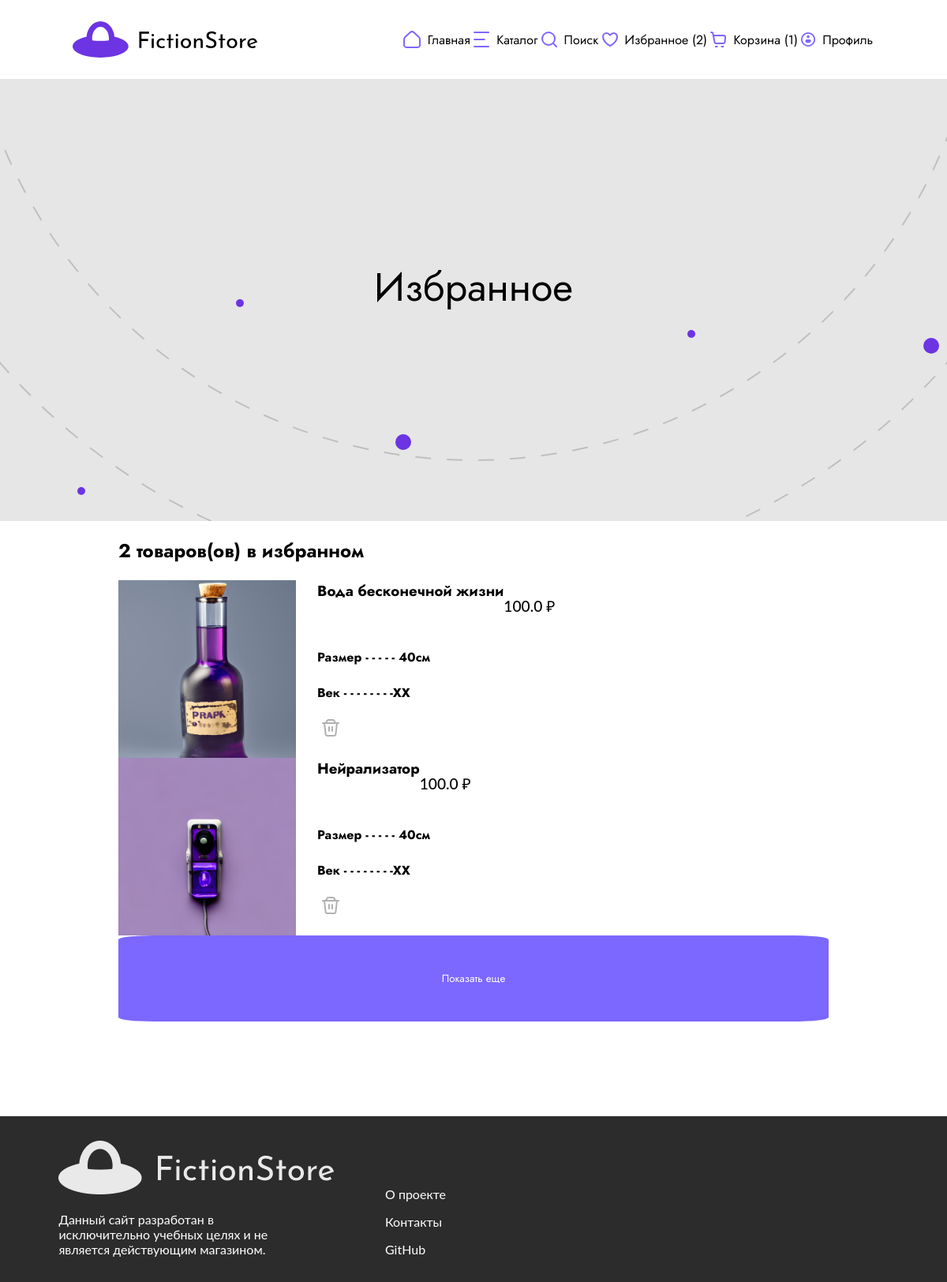
Page /favourites (signed in) on the committed database.
### app/models.py (models this page shows)
class Item(db.Model):
    __tablename__ = "item"
    id              = db.Column(db.Integer, primary_key=True)
    title           = db.Column(db.String(100), nullable=False)
    price           = db.Column(db.Float, nullable=False)
    description     = db.Column(db.String(1000), nullable=False)
    images          = db.Column(db.JSON) # [ "str", ... ]
    colors          = db.Column(db.JSON) # [ "str", ... ]
    science         = db.Column(db.JSON) # [ "str", ... ]
    comments        = db.relationship("Comment", backref="item")

### app/controllers.py (the view)
@app.route('/favourites')
def favourites():
    if user := authToken(request):
        favourites = user.favourites
    elif (ids := request.cookies.get('favourites')):
        favourites = db.session.query(Item).filter(Item.id.in_(ids.split(',')[:-1])).all()
    else:
        favourites = 0
    favs_len, basket_len = favs_basket_len(user, request.cookies)
    return render_template('favourites.html', favs_len=favs_len,
                           basket_len=basket_len, favourites=favourites)

### app/controllers.py (called while the page is built)
def authToken(request):
    token = request.cookies.get('token')
    if token and (user := db.session.query(User).filter_by(token=token).first()):
        return user
    return False

def favs_basket_len(user, cookies):
    if user:
        return len(user.favourites), len(user.basket)
    return len(cookies.get('favourites') or "")//2, len(cookies.get('basket') or "")//2

### app/templates/favourites.html (shortened to what this page needs)
<!DOCTYPE html>
<html lang="en">
<head>
    <link rel="stylesheet" href="static/styles/style.css">
</head>
<body>
    <header>
        <div class="navigator">
            <a href="/" style="display: contents;"><img src="static/img/gui/logo.svg"></a>
            <nav class="hide">
                <span>
                    <img src="static/img/gui/home.svg">
                    <a href="/">Главная</a>
                </span>
                <span>
                    <img src="static/img/gui/Catalog.svg">
                    <a href="catalog">Каталог</a>
                </span>
                <span>
                    <img src="static/img/gui/Search.svg">
                    <a href="/#search">Поиск</a>
                </span>
                <span>
                    <img src="static/img/gui/favourite.svg">
                    <a href="favourites">Избранное ({{ favs_len }})</a>
                </span>
                <span>
                    <img src="static/img/gui/backets.svg">
                    <a href="basket">Корзина ({{ basket_len }})</a>
                </span>
                <span>
                    <img src="static/img/gui/Profile.svg">
                    <a href="profile">Профиль</a>
                </span>
            </nav>
        </div>
    </header>
    <main>
        <h1>Избранное</h1>
    </main>
    <div class="types">
        <div class="catalog">
            {% if favourites %}
                <h2>{{ favourites|length }} товаров(ов) в избранном</h2>
                {% for item in favourites %}
                <div class="item" id="item{{ item.id }}">
                    <span>
                        <img src="/static/img/items/{{ item.images.0 }}" height="auto" width="25%">
                        <div class="character">
                            <span>
                                <h3 style="margin:0;">{{ item.title }}</h3>
                                <div class="price">
                                    <p>{{ item.price }} ₽</p>
                                </div>
                            </span>
                            <div class="characteristic">
                                <h4>Размер - - - - - 40см</h4>
                                <h4>Век - - - - - - - -XX</h4>
                            </div>
                                <button style="background:none;border:none;" value="{{ item.id }}" onclick="removeFromFav(this.value)">
                                    <img src="static/img/gui/delete.svg">
                                </button>
                        </div>
                    </span>
                </div>
                {% endfor %}
            {% endif %}
            <button><a href="#">Показать еще</a>
            </button>
        </div>
    </div>
    <footer>
        <div class="annotation">
            <img src="static/img/gui/white_logo.png">
            <p>Данный сайт разработан в исключительно учебных целях и не является действующим магазином.</p>
        </div>
        <div class="nav_footer">
            <a href="https://github.com/BeidinaDaria/Fiction-store/blob/main/README.md">
                <p>О проекте</p>
            </a>
            <a href="https://github.com/BeidinaDaria/Fiction-store/blob/main/README.md">
                <p>Контакты</p>
            </a>
            <a href="https://github.com/BeidinaDaria/Fiction-store.git">
                <p>GitHub</p>
            </a>
        </div>
    </footer>
</body>
</html>

### app/static/styles/style.css (style rules this page uses)
body, html { margin: 0; overflow-x: hidden; }
* { font-family: 'Jost', sans-serif; }
@media (min-width: 900px) { span { display: flex; flex-direction: row; } }
@media (min-width: 900px) { p { font-family: lato, Arial, Helvetica, sans-serif; } }
@media (min-width: 900px) { a { text-decoration: none; } }
@media (min-width: 900px) { header { display: flex; flex-direction: column; background: #FAF8F8; margin-bottom: 0; height: 100px; } }
@media (min-width: 900px) { header > .navigator > .hide > span { height: 100px; margin: 50px 0; } }
@media (min-width: 900px) { header > .navigator, header > .navigator > nav { background: #ffffff; display: flex; flex-direction: row; justify-content: space-around; height: 100%; align-items: center; } }
@media (min-width: 900px) { header > .navigator > nav { width: 50%; height: 25%; vertical-align: middle; background: none; } }
@media (min-width: 900px) { header > .navigator > a { display: none; } }
@media (min-width: 900px) { header a { color: #000; } }
@media (min-width: 900px) { .hide > span { display: flex; align-items: center; } }
@media (min-width: 900px) { .hide > span > img { padding-right: 8px; } }
@media (min-width: 900px) { main { height: 70vh; background: url(../img/gui/kruzhochki.svg); background-position: center; background-repeat: no-repeat; background-attachment: scroll; margin-top: 0; display: flex; flex-direction: column; justify-content: center; align-items: center; background-color: #E6E6E6; } }
@media (min-width: 900px) { main > h1 { margin-top: 0; width: 50%; text-align: center; font-size: 50px; font-weight: 400; } }
@media (min-width: 900px) { .price { text-transform: uppercase; font-weight: 400; font-size: 3vh; color: black; margin-right: 30px; } }
@media (min-width: 900px) { footer { background: rgba(44, 44, 44, 1); margin-top: 10%; padding: 1rem; } }
@media (min-width: 900px) { footer > .annotation, footer > .nav_footer { display: inline-block; color: white; } }
@media (min-width: 900px) { footer > .annotation { width: 25%; margin-left: 5%; padding-top: 15px; } }
@media (min-width: 900px) { footer > .annotation > p { color: white; } }
@media (min-width: 900px) { footer > .nav_footer { margin-left: 10%; } }
@media (min-width: 900px) { footer > .nav_footer > a { color: white; } }
@media (min-width: 900px) { .types { display: flex; flex-direction: row; justify-content: space-around; } }
@media (min-width: 900px) { .types > .catalog { display: flex; flex-direction: column; width: 75%; flex-wrap: wrap; } }
@media (min-width: 900px) { .price { text-transform: uppercase; font-weight: 500; font-size: 120%; } }
@media (min-width: 900px) { .price > button, .catalog > button { background: rgba(124, 103, 255, 1); color: rgba(244, 241, 255, 1); border: none; padding: 5%; border-radius: 5%; } }
@media (min-width: 900px) { .catalog > div > span { justify-content: flex-start; } }
@media (min-width: 900px) { .catalog > button > a { color: white; } }
@media (min-width: 900px) { .character { margin-left: 3%; } }

### rows in the picture
Item: shows a picture, title "Вода бесконечной жизни", price "100.0", {{ item.id }} 6 (drawn)
Item: shows a picture, title "Нейрализатор", price "100.0", {{ item.id }} 1 (drawn)

### other values in the picture
{{ favs_len }} "2"
{{ basket_len }} "1"
{{ favourites|length }} "2"
